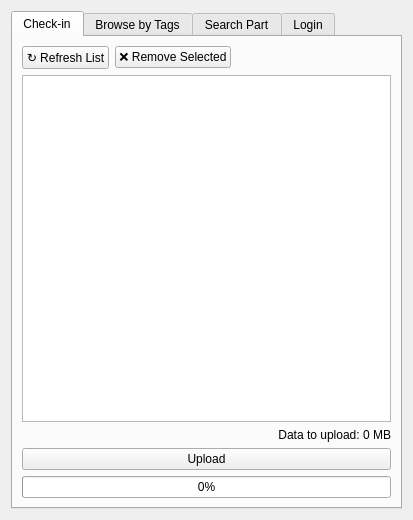
<?xml version="1.0" encoding="UTF-8"?>
<ui version="4.0">
 <class>Form</class>
 <widget class="QWidget" name="Form">
  <property name="geometry">
   <rect>
    <x>0</x>
    <y>0</y>
    <width>413</width>
    <height>520</height>
   </rect>
  </property>
  <property name="windowTitle">
   <string>Parts Manager PLM</string>
  </property>
  <layout class="QGridLayout" name="gridLayout">
   <item row="0" column="0">
    <widget class="QTabWidget" name="tabWidget">
     <property name="currentIndex">
      <number>0</number>
     </property>
     <!-- Check-in tab -->
     <widget class="QWidget" name="checkInTab">
      <attribute name="title">
       <string>Check-in</string>
      </attribute>
      <layout class="QGridLayout" name="checkInLayout">

     <item row="0" column="0" colspan="2">
      <layout class="QHBoxLayout" name="uploadListButtonsLayout">
       <item>
        <widget class="QPushButton" name="refreshUploadListButton">
         <property name="text">
            <string>↻ Refresh List</string>
          </property>
        </widget>
       </item>

       <item>
        <widget class="QPushButton" name="removeUploadPartButton">
         <property name="text">
          <string>❌ Remove Selected</string>
         </property>
        </widget>
       </item>

       <item>
        <spacer name="uploadListButtonsSpacer">
         <property name="orientation">
          <enum>Qt::Orientation::Horizontal</enum>
         </property>
         <property name="sizeHint" stdset="0">
          <size>
           <width>40</width>
           <height>20</height>
          </size>
         </property>
        </spacer>
       </item>
      </layout>
     </item>

     <item row="1" column="0" colspan="2">
      <widget class="QListWidget" name="List">
       <property name="minimumSize">
        <size>
         <width>0</width>
         <height>100</height>
        </size>
       </property>
      </widget>
     </item>

     <item row="2" column="0" colspan="2">
      <widget class="QLabel" name="uploadSizeLabel">
       <property name="text">
        <string>Data to upload: 0 MB</string>
       </property>
       <property name="alignment">
        <set>Qt::AlignmentFlag::AlignRight|Qt::AlignmentFlag::AlignVCenter</set>
       </property>
      </widget>
     </item>

     <item row="3" column="0" colspan="2">
      <widget class="QPushButton" name="uploadButton">
       <property name="text">
        <string>Upload</string>
       </property>
      </widget>
     </item>

     <item row="4" column="0" colspan="2">
      <widget class="QProgressBar" name="uploadProgress">
       <property name="value">
        <number>0</number>
       </property>
      </widget>
     </item>

    </layout>

     </widget>
     <!-- Browse tab -->
     <widget class="QWidget" name="browseTab">
      <attribute name="title">
       <string>Browse by Tags</string>
      </attribute>
      <layout class="QGridLayout" name="browseLayout">
       <item row="0" column="0" colspan="3">
        <widget class="QPushButton" name="browseByTagButton">
         <property name="text">
          <string>Get Tag List</string>
         </property>
        </widget>
       </item>
       <item row="1" column="0" colspan="3">
        <widget class="QTreeWidget" name="browseTree">
         <property name="minimumSize">
          <size>
           <width>0</width>
           <height>150</height>
          </size>
         </property>
         <column>
          <property name="text">
           <string>Part</string>
          </property>
         </column>
        </widget>
       </item>
       <item row="2" column="0">
        <widget class="QPushButton" name="addToWorkspaceButton">
         <property name="text">
          <string>Add to Workspace</string>
         </property>
        </widget>
       </item>
       <item row="2" column="1">
        <widget class="QPushButton" name="openInFreeCADButton">
         <property name="text">
          <string>Open in FreeCAD</string>
         </property>
        </widget>
       </item>
       <item row="2" column="2">
        <widget class="QPushButton" name="addToAssemblyButton">
         <property name="text">
          <string>Add to Assembly</string>
         </property>
         <property name="enabled">
          <bool>false</bool>
         </property>
         <property name="toolTip">
          <string>Available only when a FreeCAD Assembly is active.</string>
         </property>
        </widget>
       </item>
       <item row="3" column="0" colspan="3">
        <widget class="QLabel" name="browseMessageLabel">
         <property name="text">
          <string/>
         </property>
         <property name="wordWrap">
          <bool>true</bool>
         </property>
        </widget>
       </item>
      </layout>
     </widget>
     <!-- Search Part tab -->
     <widget class="QWidget" name="searchPartTab">
      <attribute name="title">
       <string>Search Part</string>
      </attribute>
      <layout class="QGridLayout" name="searchPartLayout">
       <item row="0" column="0" colspan="2">
        <widget class="QLineEdit" name="partSearchEdit">
         <property name="placeholderText">
          <string>Search for a part...</string>
         </property>
        </widget>
       </item>
       <item row="0" column="2">
        <widget class="QPushButton" name="searchPartButton">
         <property name="text">
          <string>Search</string>
         </property>
        </widget>
       </item>
       <item row="1" column="0" colspan="3">
        <widget class="QListWidget" name="partSearchList">
         <property name="minimumSize">
          <size>
           <width>0</width>
           <height>150</height>
          </size>
         </property>
        </widget>
       </item>
      <item row="2" column="0">
       <widget class="QPushButton" name="addSearchPartButton">
        <property name="text">
         <string>Add to Workspace</string>
        </property>
       </widget>
      </item>
      <item row="2" column="1">
       <widget class="QPushButton" name="openSearchPartButton">
        <property name="text">
         <string>Open in FreeCAD</string>
        </property>
       </widget>
      </item>
      <item row="2" column="2">
       <widget class="QPushButton" name="addSearchPartToAssemblyButton">
        <property name="enabled">
         <bool>false</bool>
        </property>
        <property name="toolTip">
         <string>Available only when a FreeCAD 1.1 Assembly is active.</string>
        </property>
        <property name="text">
         <string>Add to Assembly</string>
        </property>
       </widget>
      </item>
       <item row="3" column="0" colspan="3">
        <widget class="QLabel" name="searchPartMessageLabel">
         <property name="text">
          <string/>
         </property>
         <property name="wordWrap">
          <bool>true</bool>
         </property>
        </widget>
       </item>
      </layout>
     </widget>
     <!-- Login tab -->
     <widget class="QWidget" name="loginTab">
      <attribute name="title">
       <string>Login</string>
      </attribute>
      <layout class="QGridLayout" name="loginLayout">
       <item row="0" column="0">
        <widget class="QLabel" name="urlLabel">
         <property name="text">
          <string>URL</string>
         </property>
        </widget>
       </item>
       <item row="0" column="1">
        <widget class="QLineEdit" name="urlEdit"/>
       </item>
       <item row="1" column="0">
        <widget class="QLabel" name="label_2">
         <property name="text">
          <string>User</string>
         </property>
        </widget>
       </item>
       <item row="1" column="1">
        <widget class="QLineEdit" name="userEdit"/>
       </item>
       <item row="2" column="0">
        <widget class="QLabel" name="label_3">
         <property name="text">
          <string>Pass</string>
         </property>
        </widget>
       </item>
       <item row="2" column="1">
        <widget class="QLineEdit" name="passEdit">
         <property name="echoMode">
          <enum>QLineEdit::EchoMode::Password</enum>
         </property>
        </widget>
       </item>
       <item row="3" column="0">
        <widget class="QLabel" name="workspaceLabel">
         <property name="text">
          <string>Workspace Directory</string>
         </property>
        </widget>
       </item>
       <item row="3" column="1">
        <layout class="QHBoxLayout" name="workspaceLayout">
         <item>
          <widget class="QPushButton" name="workspaceBrowseButton">
           <property name="text">
            <string>🔍</string>
           </property>
           <property name="toolTip">
            <string>Select workspace directory</string>
           </property>
          </widget>
         </item>
        </layout>
       </item>
       <item row="4" column="0" colspan="2">
        <widget class="QLineEdit" name="workspaceEdit">
         <property name="placeholderText">
          <string>Select workspace directory...</string>
         </property>
        </widget>
       </item>
       <item row="5" column="0" colspan="2">
        <widget class="QPushButton" name="connectButton">
         <property name="text">
          <string>Connect</string>
         </property>
        </widget>
       </item>
       <item row="6" column="0" colspan="2">
        <widget class="QPushButton" name="disconnectButton">
         <property name="text">
          <string>Disconnect</string>
         </property>
        </widget>
       </item>
       <!-- Server Information -->
       <item row="7" column="0" colspan="2">
        <spacer name="serverInfoSpacer">
         <property name="orientation">
          <enum>Qt::Orientation::Vertical</enum>
         </property>
         <property name="sizeType">
          <enum>QSizePolicy::Policy::Fixed</enum>
         </property>
         <property name="sizeHint" stdset="0">
          <size>
           <width>20</width>
           <height>20</height>
          </size>
         </property>
        </spacer>
       </item>
       <item row="8" column="0" colspan="2">
        <widget class="QLabel" name="serverInfoTitleLabel">
         <property name="text">
          <string>Server Information</string>
         </property>
         <property name="alignment">
          <set>Qt::AlignmentFlag::AlignCenter</set>
         </property>
        </widget>
       </item>
       <item row="9" column="0">
        <widget class="QLabel" name="serverVersionLabel">
         <property name="text">
          <string>Server Build:</string>
         </property>
        </widget>
       </item>
       <item row="9" column="1">
        <widget class="QLabel" name="serverVersionValue">
         <property name="text">
          <string>Unknown</string>
         </property>
        </widget>
       </item>
       <item row="10" column="0">
        <widget class="QLabel" name="messagingProtocolVersionLabel">
         <property name="text">
          <string>Messaging Protocol:</string>
         </property>
        </widget>
       </item>
       <item row="10" column="1">
        <widget class="QLabel" name="messagingProtocolVersionValue">
         <property name="text">
          <string>Unknown</string>
         </property>
        </widget>
       </item>
       <item row="11" column="0">
        <widget class="QLabel" name="maximumFileUploadSizeLabel">
         <property name="text">
          <string>Maximum Upload Size:</string>
         </property>
        </widget>
       </item>
       <item row="11" column="1">
        <widget class="QLabel" name="maximumFileUploadSizeValue">
         <property name="text">
          <string>Unknown</string>
         </property>
        </widget>
       </item>
       <item row="12" column="0" colspan="2">
        <spacer name="loginSpacer">
         <property name="orientation">
          <enum>Qt::Orientation::Vertical</enum>
         </property>
         <property name="sizeHint" stdset="0">
          <size>
           <width>20</width>
           <height>40</height>
          </size>
         </property>
        </spacer>
       </item>
      </layout>
     </widget>
    </widget>
   </item>
  </layout>
 </widget>

 <resources/>
 <connections/>
</ui>
